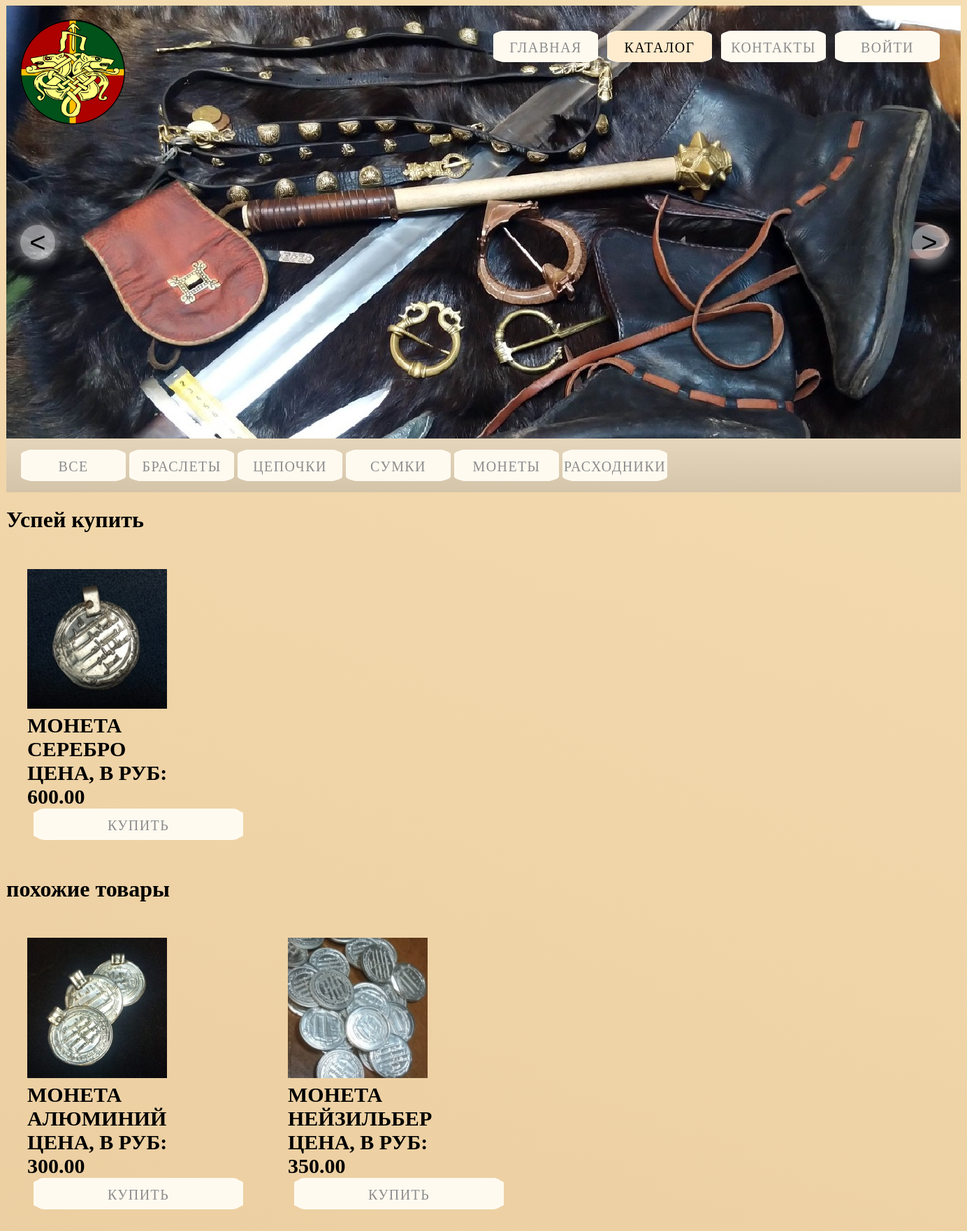
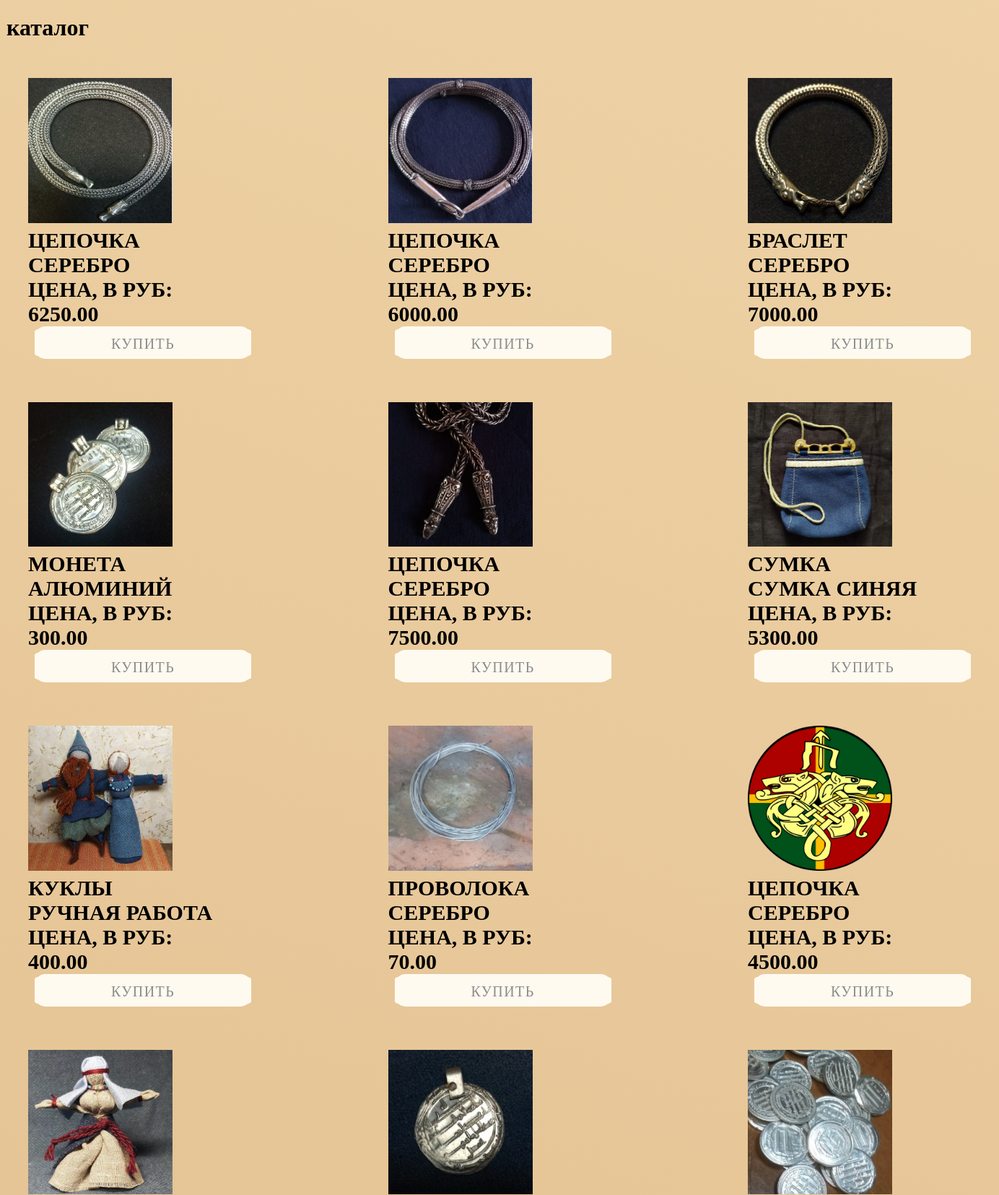
Page /catalog/ (upper part) on the committed database (2 pictures, top to bottom).
### mainapp/models.py (models this page shows, shortened)
class CategoryProduct(models.Model):
    name = models.CharField(verbose_name='наименование категории', max_length=128, unique=True)
    description = models.TextField(verbose_name='описание категории', blank=True)
    is_active = models.BooleanField(default=True)

class Product(models.Model):
    category = models.ForeignKey(verbose_name='категория товара', to=CategoryProduct, on_delete=models.CASCADE)
    name = models.CharField(verbose_name='наименование', max_length=128)
    image = models.ImageField(upload_to='prodacts_photo', blank=True, default='prodacts_photo/logo.png')
    short_descr = models.CharField(verbose_name='краткое описание товара', max_length=64, blank=True)
    description = models.TextField(verbose_name='описание товара', blank=True)
    price = models.DecimalField(verbose_name='Цена', max_digits=12, decimal_places=2, default=0)
    quantity = models.IntegerField(verbose_name='количество на складе', default=0)
    is_active = models.BooleanField(default=True)

### mainapp/views.py (the view)
# urls.py: path('catalog/', mainapp.catalog, name='catalog'),
def catalog(request):
    hot_product = get_hot_product()
    related_products = related_prods(hot_product)
    context = {
        'title_page': 'каталог',
        'links_main_menu': links_main_menu,
        'categories': get_menu(),
        'products': products,
        'hot_product': hot_product,
        'related_products': related_products,
    }
    return render(request, 'mainapp/catalog.html', context)

### mainapp/views.py (called while the page is built)
def get_menu():
    return CategoryProduct.objects.all()

def get_hot_product():
    products_hot = Product.objects.all()
    return random.choice(products_hot)

def related_prods(product):
    return Product.objects.filter(category=product.category).exclude(id=product.id)[:3]

### mainapp/templates/mainapp/catalog.html
{% extends 'mainapp/base.html' %}
{% load static %}
{% block content %}
{% include 'mainapp/includes/inc__catalog_menu.html' %}
<div class="prodact clearfix">
    <h1>Успей купить</h1>
    <div class="prod">
        <a href="{% url 'main:page_product' pk=hot_product.pk %}"><img src="/media/{{ hot_product.image }}" class="imgprod" alt="Фото"></a>
        <p class="pr">{{ hot_product.name }}</p>
        <p class="pr">{{ hot_product.short_descr }}</p>
        <p class="pr">Цена, в руб:</p>
        <p class="pr prise">{{ hot_product.price }}</p>
        <div class="basket"><a href="{% url 'basket:add' pk=hot_product.pk %}" class="basketa linkli">Купить</a></div>
    </div>
</div>
<div class="prodact clearfix">
    <h1>похожие товары</h1>
    {% for product in related_products %}
    {% include 'mainapp/includes/inc__product_in_list.html' %}
    {% endfor %}
</div>
<div class="prodact clearfix">
    <h1>каталог</h1>
    {% for product in products %}
    <div class="prod">
        <a href="{% url 'main:page_product' pk=product.pk %}"><img src="/media/{{ product.image }}" class="imgprod" alt="Фото"></a>
        <p class="pr">{{ product.name }}</p>
        <p class="pr">{{ product.short_descr }}</p>
        <p class="pr">Цена, в руб:</p>
        <p class="pr prise">{{ product.price }}</p>
        <div class="basket"><a href="{% url 'basket:add' pk=product.pk %}" class="basketa linkli">Купить</a></div>
    </div>
    {% endfor %}
</div>
{% endblock %}

### mainapp/templates/mainapp/includes/inc__catalog_menu.html
<div class="menucatalog clearfix">
    <ul class="ulmenucat">
            <li class="limenucat">
                <a href="{% url 'main:products' pk=0 %}" class="amenucat {% if request.resolver_match.kwargs.pk == '0' %} menuactive {% endif %}">
                    все
                </a>
            </li>
        {% for category in categories %}
            <li class="limenucat">
                <a href="{% url 'main:products' pk=category.pk %}" class="amenucat {% if request.resolver_match.kwargs.pk|add:0 == category.pk %} menuactive {% endif %}">
                    {{ category.name }}
                </a>
            </li>
        {% endfor %}
    </ul>
</div>

### mainapp/templates/mainapp/includes/inc__product_in_list.html
<div class="prod">
    <a href="{% url 'main:page_product' pk=product.pk %}"><img src="/media/{{ product.image }}" class="imgprod" alt="Фото"></a>
    <p class="pr">{{ product.name }}</p>
    <p class="pr">{{ product.short_descr }}</p>
    <p class="pr">Цена, в руб:</p>
    <p class="pr prise">{{ product.price }}</p>
    <div class="basket"><a href="{% url 'basket:add' pk=product.pk %}" class="basketa linkli">Купить</a></div>
</div>

### static/css/style.css (style rules this page uses)
html, body { height: 100%; font-family: "19842"; background: linear-gradient(21deg, #DEB887, #F5DEB3) fixed; }
.clearfix:after { content: ""; display: table; clear: both; }
.linkli { display: block; text-decoration: none; width: 100%; height: 100%; color: #8c8c8c; font-weight: 300; letter-spacing: 1.4px; font-size: 20px; line-height: 48px; text-transform: uppercase; background-color: floralwhite; border-radius: 15px; }
.basket { display: inline-block; margin-left: 9px; width: 300px; height: 45px; text-align: center; background-color: floralwhite; border-radius: 15%; }
.prodact { width: 100%; height: 100%; text-align: justify; }
.prod { font-size: 30px; font-weight: bold; text-transform: uppercase; margin: 1em; display: inline-block; align-items: center; }
.imgprod { width: calc(1336px*15/100); height: calc(1336px*15/100); }
.pr { margin: 0; }
.menucatalog { background: linear-gradient(rgb(211, 211, 211, 0.4), rgb(169, 169, 169, 0.4)); }
.ulmenucat { display: inline-block; float: left; list-style-type: none; padding-left: 20px; }
.limenucat { display: inline-block; margin-left: 1px; width: 150px; height: 45px; text-align: center; background-color: floralwhite; border-radius: 15%; }
.amenucat { display: block; text-decoration: none; width: 100%; height: 100%; color: #8c8c8c; font-weight: 300; letter-spacing: 1.4px; font-size: 20px; line-height: 48px; text-transform: uppercase; background-color: floralwhite; border-radius: 15px; }
.basketa { display: block; text-decoration: none; width: 100%; height: 100%; color: #8c8c8c; font-weight: 300; letter-spacing: 1.4px; font-size: 20px; line-height: 48px; text-transform: uppercase; background-color: floralwhite; border-radius: 15px; }

### rows in the picture
CategoryProduct: name "БРАСЛЕТЫ"
CategoryProduct: name "ЦЕПОЧКИ"
CategoryProduct: name "СУМКИ"
CategoryProduct: name "МОНЕТЫ"
CategoryProduct: name "РАСХОДНИКИ"
Product: image (picture), name "МОНЕТА", short_descr "СЕРЕБРО", price "600.00"
Product: image (picture), name "МОНЕТА", short_descr "АЛЮМИНИЙ", price "300.00"
Product: image (picture), name "МОНЕТА", short_descr "НЕЙЗИЛЬБЕР", price "350.00"
Product: image (picture), name "ЦЕПОЧКА", short_descr "СЕРЕБРО", price "6250.00"
Product: image (picture), name "ЦЕПОЧКА", short_descr "СЕРЕБРО", price "6000.00"
Product: image (picture), name "БРАСЛЕТ", short_descr "СЕРЕБРО", price "7000.00"
Product: image (picture), name "ЦЕПОЧКА", short_descr "СЕРЕБРО", price "7500.00"
Product: image (picture), name "СУМКА", short_descr "СУМКА СИНЯЯ", price "5300.00"
Product: image (picture), name "КУКЛЫ", short_descr "РУЧНАЯ РАБОТА", price "400.00"
Product: image (picture), name "ПРОВОЛОКА", short_descr "СЕРЕБРО", price "70.00"
Product: image (picture), name "ЦЕПОЧКА", short_descr "СЕРЕБРО", price "4500.00"
Product: image (picture)

### other values in the picture
{{ link.name }} "ГЛАВНАЯ" "КАТАЛОГ" "КОНТАКТЫ"
